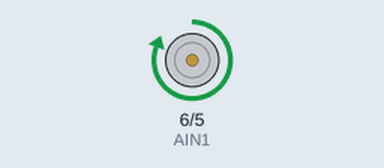
Simulated run of this sketch. Board: Arduino Uno, built with avr-gcc and run on an emulated ATmega328P. Shown: motor-driver pin pairs drawn as motors (green arrow = first pin HIGH = forward, orange = second pin HIGH = backward, longer = more drive).

Above: at 0.5 s.
Timing chart, 0 to 4.6 s (numbered marks = the images above):
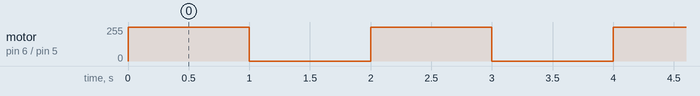

The sketch:

Semaforo_inteligente.ino
```cpp
int AIN1 = 6;
int AIN2 = 5;


int velocidad = 255;

void setup() {
  pinMode(AIN1,OUTPUT);
  pinMode(AIN2,OUTPUT);

}

void loop() {
  analogWrite(AIN1,velocidad);
  analogWrite(AIN2,0);
  delay(1000);
  analogWrite(AIN2,0);
  analogWrite(AIN1,0);
  delay(1000);
}
```

Measured:
- by itself, motor on pin 6 (AIN1) / pin 5 (AIN2): alternates forward 255/255 for 1.0 s and stopped for 1.0 s
